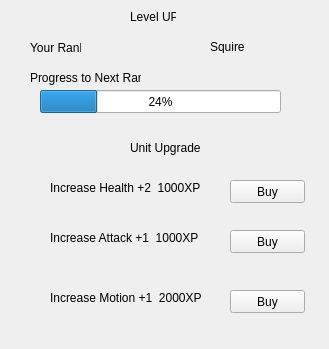
<?xml version="1.0" encoding="UTF-8"?>
<ui version="4.0">
 <class>Form</class>
 <widget class="QWidget" name="Form">
  <property name="geometry">
   <rect>
    <x>0</x>
    <y>0</y>
    <width>329</width>
    <height>349</height>
   </rect>
  </property>
  <property name="windowTitle">
   <string>Form</string>
  </property>
  <widget class="QLabel" name="label">
   <property name="geometry">
    <rect>
     <x>130</x>
     <y>10</y>
     <width>46</width>
     <height>13</height>
    </rect>
   </property>
   <property name="text">
    <string>Level UP</string>
   </property>
  </widget>
  <widget class="QProgressBar" name="progressBar">
   <property name="geometry">
    <rect>
     <x>40</x>
     <y>90</y>
     <width>241</width>
     <height>23</height>
    </rect>
   </property>
   <property name="value">
    <number>24</number>
   </property>
  </widget>
  <widget class="QLabel" name="label_2">
   <property name="geometry">
    <rect>
     <x>30</x>
     <y>40</y>
     <width>51</width>
     <height>16</height>
    </rect>
   </property>
   <property name="text">
    <string>Your Rank</string>
   </property>
  </widget>
  <widget class="QLabel" name="label_3">
   <property name="geometry">
    <rect>
     <x>210</x>
     <y>40</y>
     <width>46</width>
     <height>13</height>
    </rect>
   </property>
   <property name="text">
    <string>Squire</string>
   </property>
  </widget>
  <widget class="QLabel" name="label_4">
   <property name="geometry">
    <rect>
     <x>30</x>
     <y>70</y>
     <width>111</width>
     <height>16</height>
    </rect>
   </property>
   <property name="text">
    <string>Progress to Next Rank</string>
   </property>
  </widget>
  <widget class="QPushButton" name="pushButton">
   <property name="geometry">
    <rect>
     <x>230</x>
     <y>180</y>
     <width>75</width>
     <height>23</height>
    </rect>
   </property>
   <property name="text">
    <string>Buy</string>
   </property>
  </widget>
  <widget class="QPushButton" name="pushButton_2">
   <property name="geometry">
    <rect>
     <x>230</x>
     <y>230</y>
     <width>75</width>
     <height>23</height>
    </rect>
   </property>
   <property name="text">
    <string>Buy</string>
   </property>
  </widget>
  <widget class="QPushButton" name="pushButton_3">
   <property name="geometry">
    <rect>
     <x>230</x>
     <y>290</y>
     <width>75</width>
     <height>23</height>
    </rect>
   </property>
   <property name="text">
    <string>Buy</string>
   </property>
  </widget>
  <widget class="QLabel" name="label_5">
   <property name="geometry">
    <rect>
     <x>130</x>
     <y>140</y>
     <width>71</width>
     <height>16</height>
    </rect>
   </property>
   <property name="text">
    <string>Unit Upgrades</string>
   </property>
  </widget>
  <widget class="QLabel" name="label_6">
   <property name="geometry">
    <rect>
     <x>50</x>
     <y>180</y>
     <width>151</width>
     <height>16</height>
    </rect>
   </property>
   <property name="text">
    <string>Increase Health +2  1000XP</string>
   </property>
  </widget>
  <widget class="QLabel" name="label_7">
   <property name="geometry">
    <rect>
     <x>50</x>
     <y>230</y>
     <width>161</width>
     <height>16</height>
    </rect>
   </property>
   <property name="text">
    <string>Increase Attack +1  1000XP</string>
   </property>
  </widget>
  <widget class="QLabel" name="label_8">
   <property name="geometry">
    <rect>
     <x>50</x>
     <y>290</y>
     <width>171</width>
     <height>16</height>
    </rect>
   </property>
   <property name="text">
    <string>Increase Motion +1  2000XP</string>
   </property>
  </widget>
 </widget>
 <resources/>
 <connections/>
</ui>
